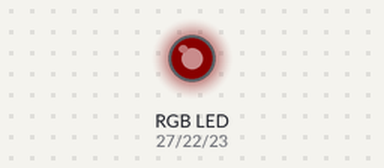
Bench run of a program on a simulated Raspberry Pi (BCM pin numbers). On the bench: an RGB LED mixed from three pins (HIGH = lit). Dim RGB values are drawn brighter than linear.

Above: at 0.05 s.
At 0.4 s:
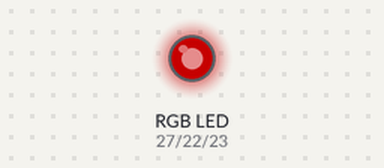
At 0.8 s:
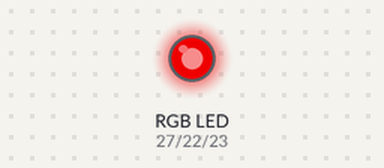
At 1.55 s:
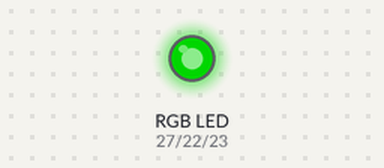
At 2.3 s:
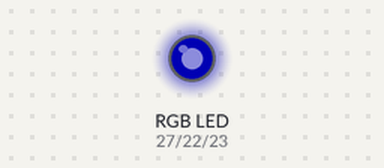
At 3.05 s:
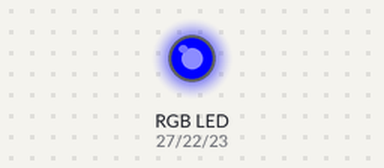
Timing chart, 0 to 7.0 s (numbered marks = the images above):
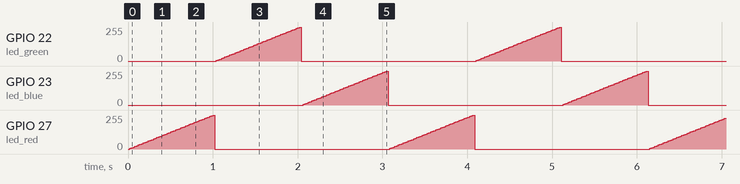

Measured:
- by itself, GPIO 22 (led_green), GPIO 23 (led_blue), GPIO 27 (led_red): ramps from 0/255 to 255/255 and jumps back, once every 3.1 s

The program:

led_multicolor.py
```python
# blink a multi-color LED using PWM
# see https://www.youtube.com/watch?v=CgGqIvRXH3U&lc=z12qjj2oiljpgxqan04ccrfw5yyxtd3x1iw

import RPi.GPIO as GPIO
import time

led_red = 27
led_green = 22
led_blue = 23

try:
	GPIO.setmode(GPIO.BCM)

	GPIO.setup(led_red, GPIO.OUT)
	GPIO.setup(led_green, GPIO.OUT)
	GPIO.setup(led_blue, GPIO.OUT)

	pwm_red = GPIO.PWM(led_red, 100)
	pwm_green = GPIO.PWM(led_green, 100)
	pwm_blue = GPIO.PWM(led_blue, 100)

	pwm_red.start(0)
	pwm_green.start(0)
	pwm_blue.start(0)

	while True:
		for dc in range(0, 101, 2):
			pwm_red.ChangeDutyCycle(dc)
			pwm_green.ChangeDutyCycle(0)
			pwm_blue.ChangeDutyCycle(0)
			time.sleep(0.02)
		for dc in range(0, 101, 2):
			pwm_red.ChangeDutyCycle(0)
			pwm_green.ChangeDutyCycle(dc)
			pwm_blue.ChangeDutyCycle(0)
			time.sleep(0.02)
		for dc in range(0, 101, 2):
			pwm_red.ChangeDutyCycle(0)
			pwm_green.ChangeDutyCycle(0)
			pwm_blue.ChangeDutyCycle(dc)
			time.sleep(0.02)

except KeyboardInterrupt:
	pass

pwm.stop()
GPIO.cleanup()
```
